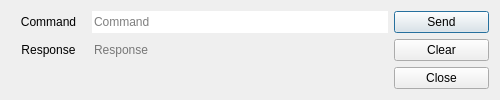
<?xml version="1.0" encoding="UTF-8"?>
<ui version="4.0">
 <class>SerialPortCommandLine</class>
 <widget class="QDialog" name="SerialPortCommandLine">
  <property name="geometry">
   <rect>
    <x>0</x>
    <y>0</y>
    <width>500</width>
    <height>60</height>
   </rect>
  </property>
  <property name="windowTitle">
   <string>Serial Port Command Line</string>
  </property>
  <layout class="QGridLayout" name="gridLayout_0">

    <!-- row 0 -->

    <item row="0" column="0">
      <widget class="QLabel" name="serialPortCommandLabel">
	<property name="text">
	  <string>Command</string>
	</property>
	<property name="sizePolicy">
	  <sizepolicy hsizetype="Preferred" vsizetype="Fixed">
	    <horstretch>0</horstretch>
	    <verstretch>0</verstretch>
	  </sizepolicy>
	</property>
	<property name="maximumSize">
	  <size>
	    <width>75</width>
	    <height>22</height>
	  </size>
	</property>
	<property name="alignment">
	  <set>Qt::AlignCenter</set>
	</property>
      </widget>
    </item>

    <item row="0" column="1" colspan="3">
      <widget class="QLineEdit" name="serialPortCommand">
	<property name="enabled">
	  <bool>true</bool>
	</property>
	<property name="maximumSize">
	  <size>
	    <width>16777215</width>
	    <height>22</height>
	  </size>
	</property>
	<property name="focusPolicy">
	  <enum>Qt::ClickFocus</enum>
	</property>
	<property name="frame">
	  <bool>false</bool>
	</property>
	<property name="placeholderText">
	  <string>Command</string>
	</property>
      </widget>
    </item>

    <item row="0" column="4">
      <widget class="QPushButton" name="sendCommandButton">
	<property name="text">
	  <string>Send</string>
	</property>
	<property name="checkable">
	  <bool>false</bool>
	</property>
      </widget>
    </item>

    <!-- row 1 -->

    <item row="1" column="0">
      <widget class="QLabel" name="serialPortResponseLabel">
	<property name="text">
	  <string>Response</string>
	</property>
	<property name="sizePolicy">
	  <sizepolicy hsizetype="Preferred" vsizetype="Fixed">
	    <horstretch>0</horstretch>
	    <verstretch>0</verstretch>
	  </sizepolicy>
	</property>
	<property name="maximumSize">
	  <size>
	    <width>75</width>
	    <height>22</height>
	  </size>
	</property>
	<property name="alignment">
	  <set>Qt::AlignCenter</set>
	</property>
      </widget>
    </item>

    <item row="1" column="1" colspan="3">
      <widget class="QLineEdit" name="serialPortResponse">
	<property name="enabled">
	  <bool>true</bool>
	</property>
	<property name="maximumSize">
	  <size>
	    <width>16777215</width>
	    <height>22</height>
	  </size>
	</property>
	<property name="focusPolicy">
	  <enum>Qt::ClickFocus</enum>
	</property>
	<property name="frame">
	  <bool>false</bool>
	</property>
	<property name="enabled">
	  <bool>false</bool>
	</property>
	<property name="placeholderText">
	  <string>Response</string>
	</property>
      </widget>
    </item>

    <item row="1" column="4">
      <widget class="QPushButton" name="clearCommandButton">
	<property name="text">
	  <string>Clear</string>
	</property>
	<property name="checkable">
	  <bool>false</bool>
	</property>
      </widget>
    </item>

    <!-- row 1 -->


    <item row="2" column="4">
      <widget class="QPushButton" name="closeButton">
	<property name="text">
	  <string>Close</string>
	</property>
      </widget>
    </item>

  </layout>
 </widget>
 <resources/>
 <connections/>
</ui>
